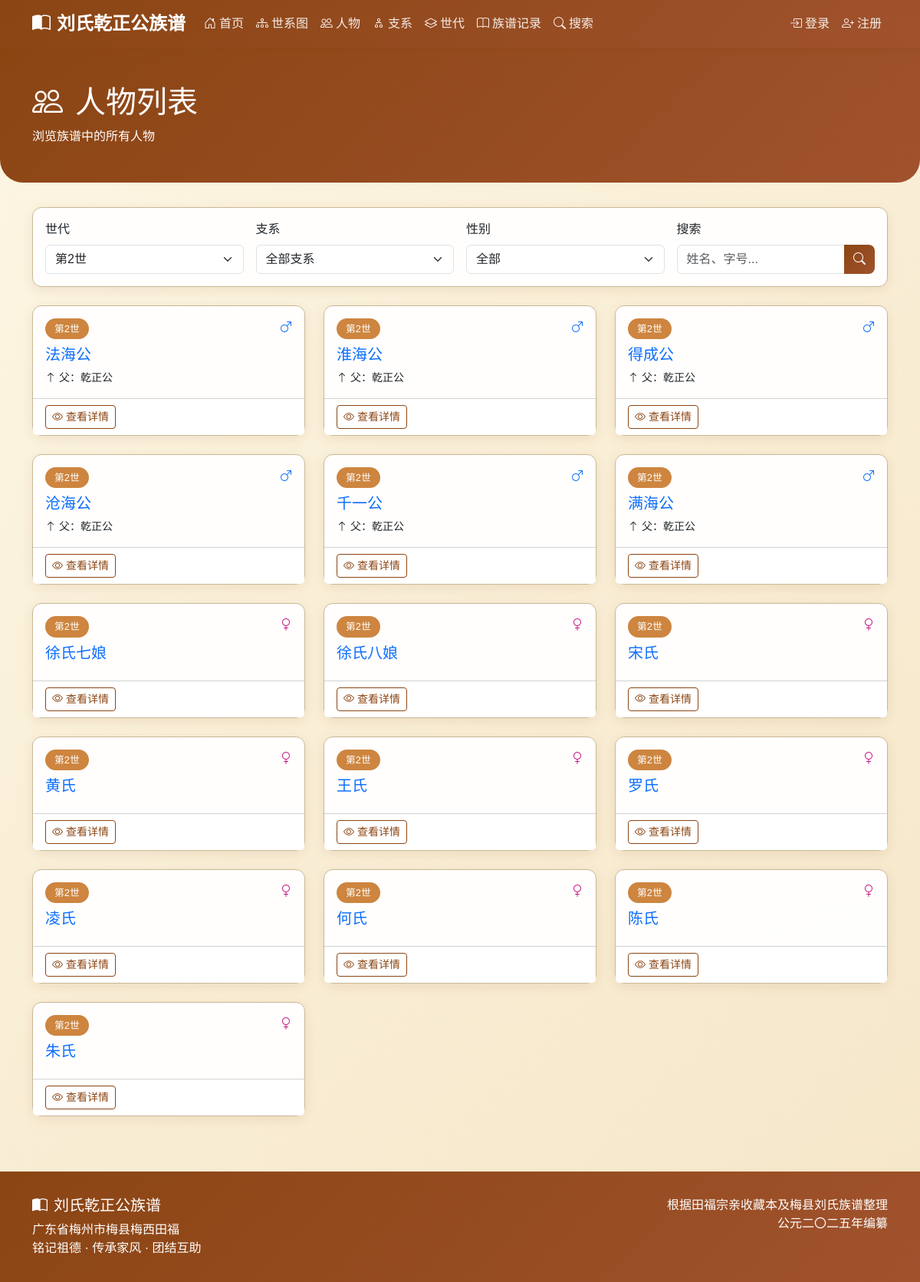
/persons/?generation=2, run on an earlier commit of the app's database.
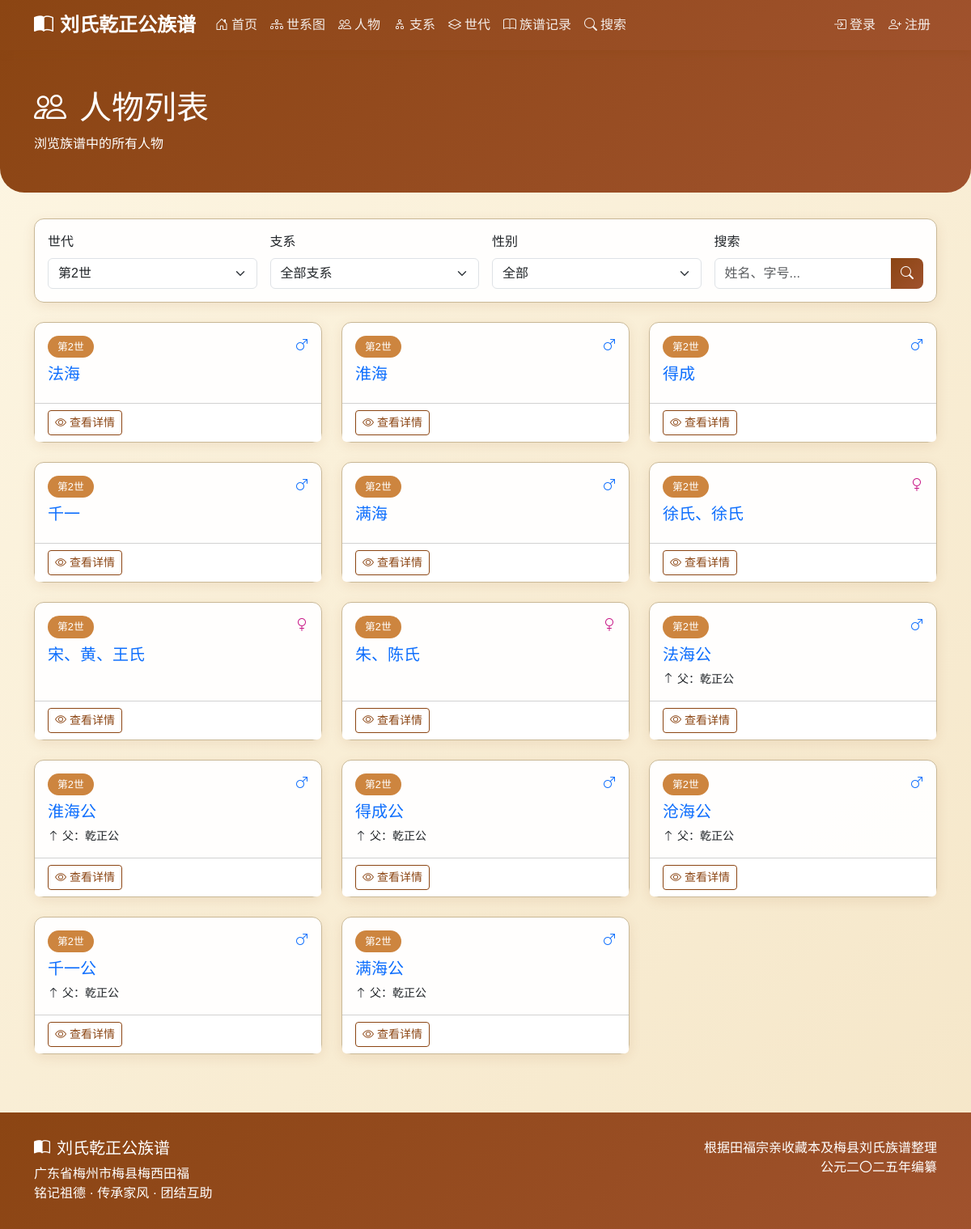
And on a later commit of the database.
### django_backup/genealogy/models.py (models this page shows, shortened)
class Person(models.Model):
    GENDER_CHOICES = [
        ('M', '男'),
        ('F', '女'),
    ]
    name = models.CharField(max_length=100, verbose_name='姓名')
    courtesy_name = models.CharField(max_length=100, blank=True, verbose_name='字')
    art_name = models.CharField(max_length=100, blank=True, verbose_name='号')
    alias = models.CharField(max_length=100, blank=True, verbose_name='别名')
    generation_char = models.CharField(max_length=10, blank=True, verbose_name='辈份字')
    gender = models.CharField(max_length=1, choices=GENDER_CHOICES, default='M', verbose_name='性别', help_text='性别变动后需要先保存，然后重新加载页面以更新配偶关系选项')
    is_outsider = models.BooleanField(default=False, verbose_name='是否为外族配偶', help_text='外族配偶状态变动后，世代选项会自动更新；若需更新配偶关系选项，请保存并重新加载页面')
    generation = models.ForeignKey(
        Generation,
        on_delete=models.CASCADE,
        related_name='persons',
        verbose_name='世代',
        null=True,
        blank=True
    )
    father = models.ForeignKey(
        'self',
        on_delete=models.SET_NULL,
        null=True,
        blank=True,
        related_name='children_as_father',
        verbose_name='父亲',
        limit_choices_to={'gender': 'M'}
    )
    mother = models.ForeignKey(
        'self',
        on_delete=models.SET_NULL,
        null=True,
        blank=True,
        related_name='children_as_mother',
        verbose_name='母亲',
        limit_choices_to={'gender': 'F'}
    )
    spouses = models.ManyToManyField(
        'self',
        through='SpouseRelation',
        through_fields=('husband', 'wife'),
        symmetrical=False,
        related_name='partners',
        blank=True,
        verbose_name='配偶'
    )
    branch = models.ForeignKey(
        Branch,
        on_delete=models.SET_NULL,
        null=True,
        blank=True,
        related_name='members',
        verbose_name='所属支系'
    )
    birth_year = models.IntegerField(null=True, blank=True, verbose_name='出生年份')
    death_year = models.IntegerField(null=True, blank=True, verbose_name='逝世年份')
    birth_place = models.CharField(max_length=200, blank=True, verbose_name='出生地')
    burial_place = models.CharField(max_length=300, blank=True, verbose_name='葬地')
    burial_fengshui = models.CharField(max_length=200, blank=True, verbose_name='墓形/风水')
    burial_direction = models.CharField(max_length=100, blank=True, verbose_name='坐向')
    biography = models.TextField(blank=True, verbose_name='生平简介')
    achievements = models.TextField(blank=True, verbose_name='主要事迹')
    descendants_location = models.TextField(blank=True, verbose_name='后裔分布')
    notes = models.TextField(blank=True, verbose_name='备注')
    order = models.IntegerField(default=0, verbose_name='排序')
    avatar = models.ImageField(
        upload_to='avatars/',
        blank=True,
        null=True,
        verbose_name='头像',
        validators=[validate_image_extension, validate_file_size]
    )
    related_user = models.OneToOneField(
        User,
        on_delete=models.SET_NULL,
        null=True,
        blank=True,
        related_name='related_person',
        verbose_name='关联用户'
    )
    account_status = models.CharField(
        max_length=20,
        choices=[
            ('active', '激活'),
            ('inactive', '未激活'),
            ('disabled', '禁用'),
        ],
        default='inactive',
        verbose_name='账号状态'
    )
    created_at = models.DateTimeField(auto_now_add=True, verbose_name='创建时间')
    updated_at = models.DateTimeField(auto_now=True, verbose_name='更新时间')
    created_by = models.ForeignKey(
        User,
        on_delete=models.SET_NULL,
        null=True,
        blank=True,
        related_name='created_persons',
        verbose_name='创建者'
    )
    class Meta:
        verbose_name = '人物'
        verbose_name_plural = '人物'
        ordering = ['generation__number', 'order', 'id']
    def get_absolute_url(self):
        return reverse('genealogy:person_detail', kwargs={'pk': self.pk})
    def has_avatar(self):
        """是否有头像"""
        return bool(self.avatar)
    has_avatar.short_description = '有头像'
    has_avatar.boolean = True

class Generation(models.Model):
    number = models.IntegerField(verbose_name='世代数')
    is_spouse = models.BooleanField(default=False, verbose_name='是否为配偶世代')
    name = models.CharField(max_length=50, blank=True, verbose_name='世代名称')
    description = models.TextField(blank=True, verbose_name='描述')
    class Meta:
        verbose_name = '世代'
        verbose_name_plural = '世代'
        ordering = ['number', 'is_spouse']
        unique_together = ['number', 'is_spouse']

### django_backup/genealogy/views.py (the view, shortened to what this page needs)
# urls.py: path('persons/', views.PersonListView.as_view(), name='person_list'),
class PersonListView(ListView):
    model = Person
    template_name = 'genealogy/person_list.html'
    context_object_name = 'persons'
    paginate_by = 50
    def get_queryset(self):
        queryset = Person.objects.select_related('generation', 'father', 'branch')
        generation = self.request.GET.get('generation')
        if generation:
            queryset = queryset.filter(generation__number=generation)
        branch = self.request.GET.get('branch')
        if branch:
            queryset = queryset.filter(branch_id=branch)
        gender = self.request.GET.get('gender')
        if gender:
            queryset = queryset.filter(gender=gender)
        search = self.request.GET.get('search')
        return queryset.order_by('generation__number', 'order', 'id')
    def get_context_data(self, **kwargs):
        context = super().get_context_data(**kwargs)
        context['generations'] = Generation.objects.filter(is_spouse=False).all()
        context['branches'] = Branch.objects.all()
        context['search_query'] = self.request.GET.get('search', '')
        return context

### django_backup/genealogy/models.py (called while the page is built)
    def save(self, *args, **kwargs):
        if not self.visit_date:
            self.visit_date = self.timestamp.date() if self.timestamp else timezone.now().date()
        super().save(*args, **kwargs)

### django_backup/templates/genealogy/person_list.html (shortened to what this page needs)
{% extends 'base.html' %}
{% block content %}
<div class="page-header">
    <div class="container">
        <h1 class="serif"><i class="bi bi-people me-3"></i>人物列表</h1>
        <p class="mb-0">浏览族谱中的所有人物</p>
    </div>
</div>
<div class="container">
    <div class="card mb-4">
        <div class="card-body">
            <form method="get" class="row g-3">
                <div class="col-md-3">
                    <label class="form-label">世代</label>
                    <select name="generation" class="form-select">
                        {% for gen in generations %}
                        <option value="{{ gen.number }}" {% if request.GET.generation == gen.number|stringformat:"s" %}selected{% endif %}>
                            第{{ gen.number }}世
                        </option>
                        {% endfor %}
                    </select>
                </div>
                <div class="col-md-3">
                    <label class="form-label">支系</label>
                    <select name="branch" class="form-select">
                        <option value="">全部支系</option>
                    </select>
                </div>
                <div class="col-md-3">
                    <label class="form-label">性别</label>
                    <select name="gender" class="form-select">
                        <option value="">全部</option>
                    </select>
                </div>
                <div class="col-md-3">
                    <label class="form-label">搜索</label>
                    <div class="input-group">
                        <input type="text" name="search" class="form-control"
                               placeholder="姓名、字号..." value="{{ search_query }}">
                        <button class="btn btn-primary" type="submit">
                            <i class="bi bi-search"></i>
                        </button>
                    </div>
                </div>
            </form>
        </div>
    </div>
    <div class="row">
        {% for person in persons %}
        <div class="col-md-6 col-lg-4 mb-4">
            <div class="card h-100">
                <div class="card-body">
                    <div class="d-flex justify-content-between align-items-start mb-2">
                        <span class="generation-badge">第{{ person.generation.number }}世</span>
                        {% if person.gender == 'M' %}
                        <i class="bi bi-gender-male text-primary"></i>
                        {% else %}
                        <i class="bi bi-gender-female" style="color: #C71585;"></i>
                        {% endif %}
                    </div>
                    <h5 class="card-title serif">
                        <a href="{{ person.get_absolute_url }}" class="text-decoration-none">
                            {{ person.name }}
                        </a>
                    </h5>
                    {% if person.father %}
                    <p class="card-text small">
                        <i class="bi bi-arrow-up me-1"></i>父：{{ person.father.name }}
                    </p>
                    {% endif %}
                </div>
                <div class="card-footer bg-white">
                    <a href="{{ person.get_absolute_url }}" class="btn btn-sm btn-outline-primary">
                        <i class="bi bi-eye me-1"></i>查看详情
                    </a>
                </div>
            </div>
        </div>
        {% empty %}
        <div class="col-12">
            <div class="alert alert-info text-center">
                <i class="bi bi-info-circle me-2"></i>没有找到符合条件的人物
            </div>
        </div>
        {% endfor %}
    </div>
</div>
{% endblock %}

What changed in the data, as far as the page shows it:
removed Person: generation.number "2", gender "F" (drawn), name "徐氏七娘"
removed Person: generation.number "2", gender "F" (drawn), name "徐氏八娘"
removed Person: generation.number "2", gender "F" (drawn), name "宋氏"
removed Person: generation.number "2", gender "F" (drawn), name "黄氏"
removed Person: generation.number "2", gender "F" (drawn), name "王氏"
removed Person: generation.number "2", gender "F" (drawn), name "罗氏"
removed Person: generation.number "2", gender "F" (drawn), name "凌氏"
removed Person: generation.number "2", gender "F" (drawn), name "何氏"
removed Person: generation.number "2", gender "F" (drawn), name "陈氏"
removed Person: generation.number "2", gender "F" (drawn), name "朱氏"
added Person: generation.number "2", gender "M" (drawn), name "法海"
added Person: generation.number "2", gender "M" (drawn), name "淮海"
added Person: generation.number "2", gender "M" (drawn), name "得成"
added Person: generation.number "2", gender "M" (drawn), name "千一"
added Person: generation.number "2", gender "M" (drawn), name "满海"
added Person: generation.number "2", gender "F" (drawn), name "徐氏、徐氏"
added Person: generation.number "2", gender "F" (drawn), name "宋、黄、王氏"
added Person: generation.number "2", gender "F" (drawn), name "朱、陈氏"
